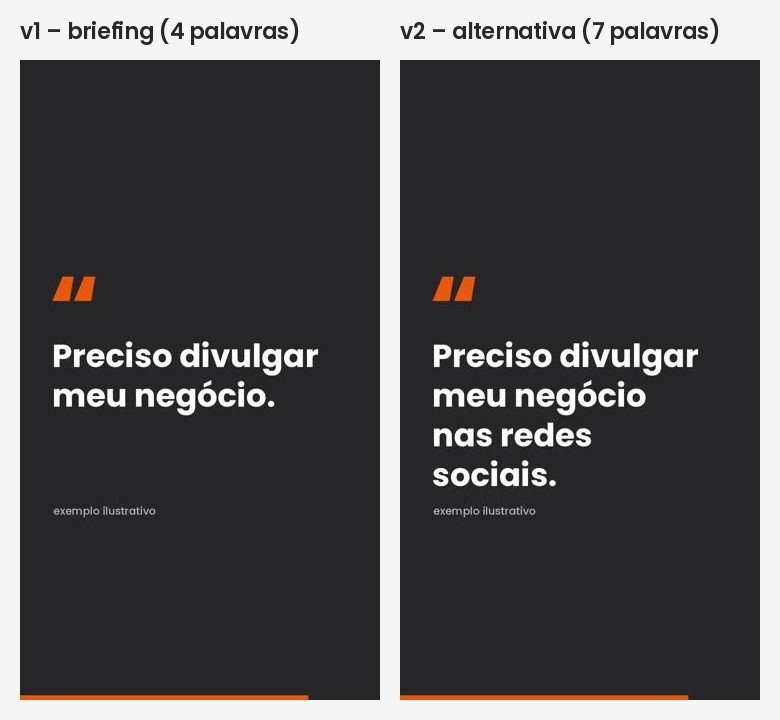
#> input picture reels/docme-sete-palavras/previa_v1_vs_v2.jpg, 780 x 720 px, given in place of logo_v4.png, which was not available
$ python render.py previa_v1_vs_v2.jpg out.png
#> lines starting #> are read from the running program, lines starting #| are printed output that depends on the picture
#!/usr/bin/env python3
"""DocMe Reel — 'Um pedido de sete palavras virou esse vídeo.'  1080x1920 @30fps, 22.0 s."""
import sys, os, glob, math, subprocess
from PIL import Image, ImageDraw, ImageFont, ImageFilter, ImageOps

S = "/tmp/claude-0/-home-user-MayconBarbon/14558cd3-e9d2-53c0-bc97-8331b175cad2/scratchpad"
W, H, FPS = 1080, 1920, 30
DUR = 22.0
ORANGE = (233, 87, 13)
DARK = (38, 38, 40)
DARK2 = (28, 28, 30)
LIGHT = (179, 179, 182)
WHITE = (255, 255, 255)

REQUEST = sys.argv[1] if len(sys.argv) > 1 else "Preciso divulgar meu negócio."
OUT = sys.argv[2] if len(sys.argv) > 2 else S + "/out/reel.mp4"
PREVIEW = os.environ.get("PREVIEW")  # comma list of times -> png stills only

F = lambda w, s: ImageFont.truetype(f"{S}/fonts/Poppins-{w}.ttf", s)
FB, FX, FS, FM = F("Bold", 80), F("ExtraBold", 84), F("SemiBold", 40), F("Medium", 32)

def ease(x):  # easeOutCubic, clamped
    x = max(0.0, min(1.0, x)); return 1 - (1 - x) ** 3

# ---------- assets ----------
def seq(name):
    return [p for p in sorted(glob.glob(f"{S}/work/seg/{name}/*.jpg"))]
SEQ = {n: seq(n) for n in ["hook1", "hook2", "strat1", "strat3", "cap1", "cap2", "cap3", "cap4", "cap5"] + [f"v{i}" for i in range(1, 7)]}
_cache = {}
# [6 lines left out: function frame, not called in this run]

logo = Image.open(f"{S}/src/logo_v4.png").convert("RGBA"); logo = logo.crop(logo.getbbox())
def logo_w(w):
#> called with w = 300
    return logo.resize((w, round(logo.height * w / logo.width)), Image.LANCZOS)
LOGO_S, LOGO_L = logo_w(300), logo_w(560)

# planning pages: blurred so client-specific body text is not legible (headings remain readable)
# only generic, non-client regions stay sharp (orig 130-dpi page coords); everything else heavily blurred
def page(i, width, sharp):
#> called with i = 1, width = 1400
    im = Image.open(f"{S}/work/pg-0{i}.png").convert("RGB"); k = width / im.width
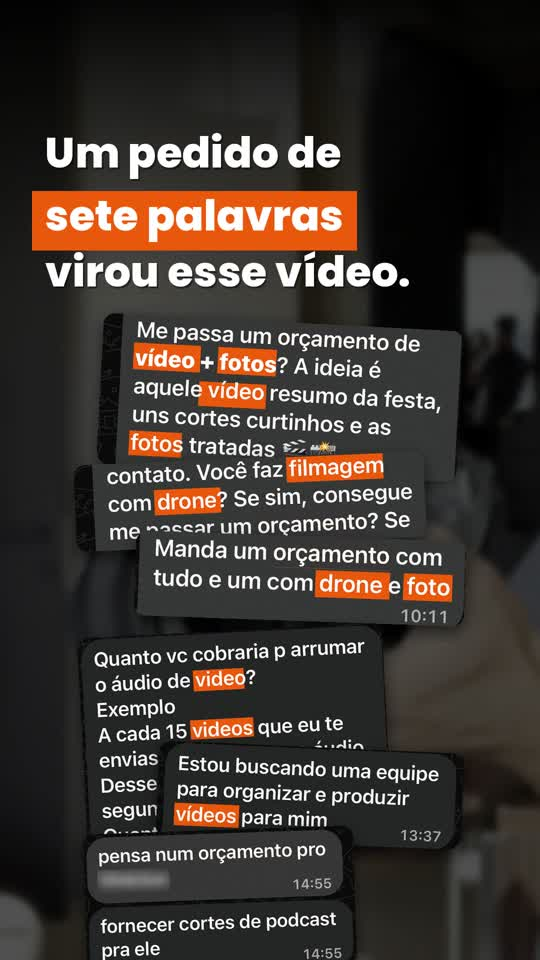
#> input picture reels/docme-sete-palavras/previa_abertura.jpg, 540 x 960 px, given in place of pg-01.png, which was not available
#> in page, im is the input picture: PIL image 540x960 RGB; mean R, G, B 62.4, 54.8, 49.4
#> after `k = width / im.width`: k = 2.59
    im = im.resize((width, round(im.height * k)), Image.LANCZOS)
#> im: PIL image 1400x2489 RGB
    out = im.filter(ImageFilter.GaussianBlur(9))
    for (x0, y0, x1, y1) in sharp:
        b = tuple(round(v * k) for v in (x0, y0, x1, y1)); out.paste(im.crop(b), b[:2])
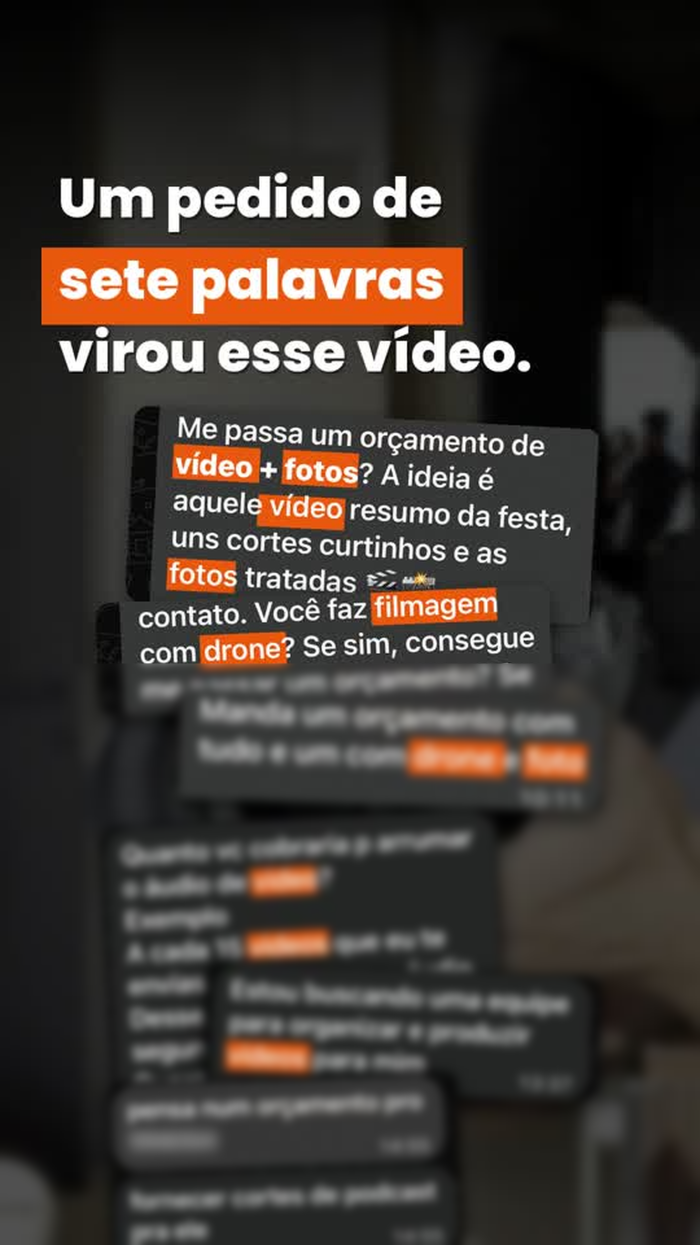
#> out: PIL image 1400x2489 RGB (shown at 1/2 size); mean R, G, B 62.3, 54.7, 49.3
    return out.point(lambda v: int(v * 0.86))
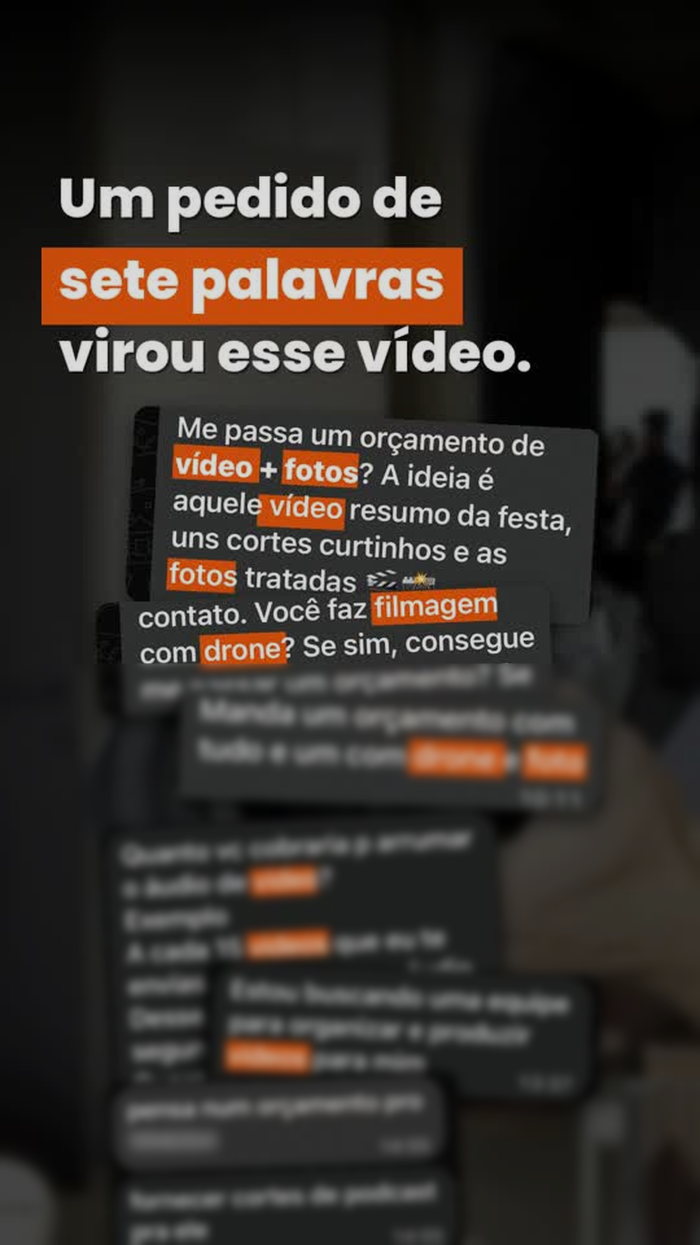
#> returned value: PIL image 1400x2489 RGB (shown at 1/2 size); mean R, G, B 53, 46.6, 41.9
PG1 = page(1, 1400, [(0, 125, 1075, 512)])
PG2 = page(2, 1900, [(60, 112, 1075, 168), (60, 405, 1000, 650)])
#> call 2 of page, with i = 2, width = 1900
#> in page (call 2), `im = im.resize((width, round(im.height * k)), Image.LANCZOS)`:
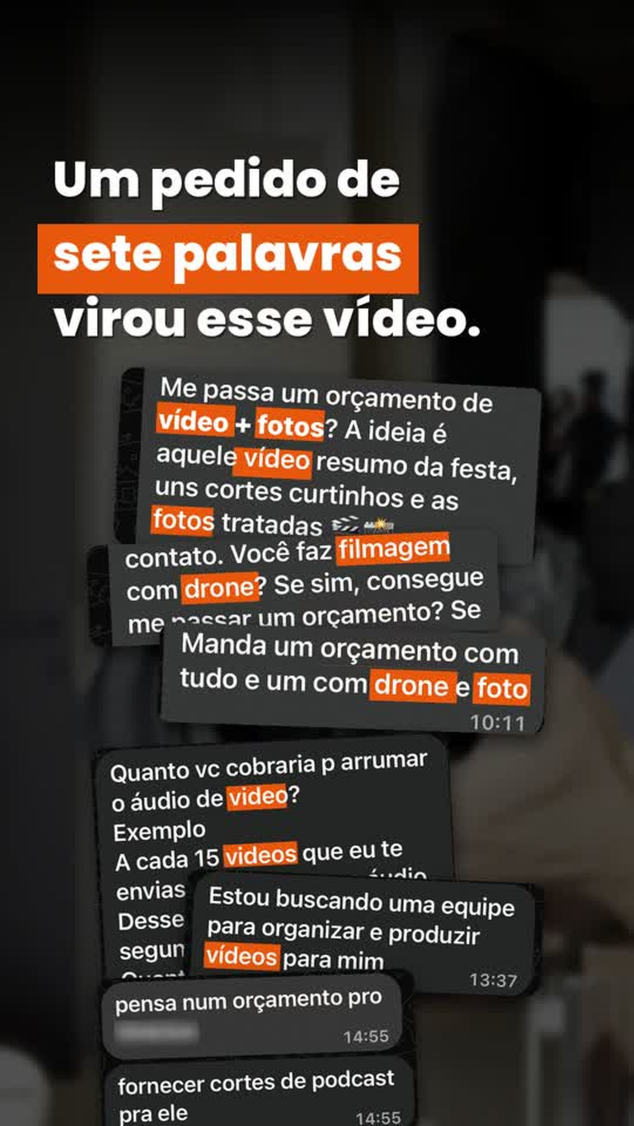
#> im: PIL image 1900x3378 RGB (shown at 1/3 size); mean R, G, B 62.2, 54.7, 49.3
#> after the loop in page (call 2), `for (x0, y0, x1, y1) in sharp:`:
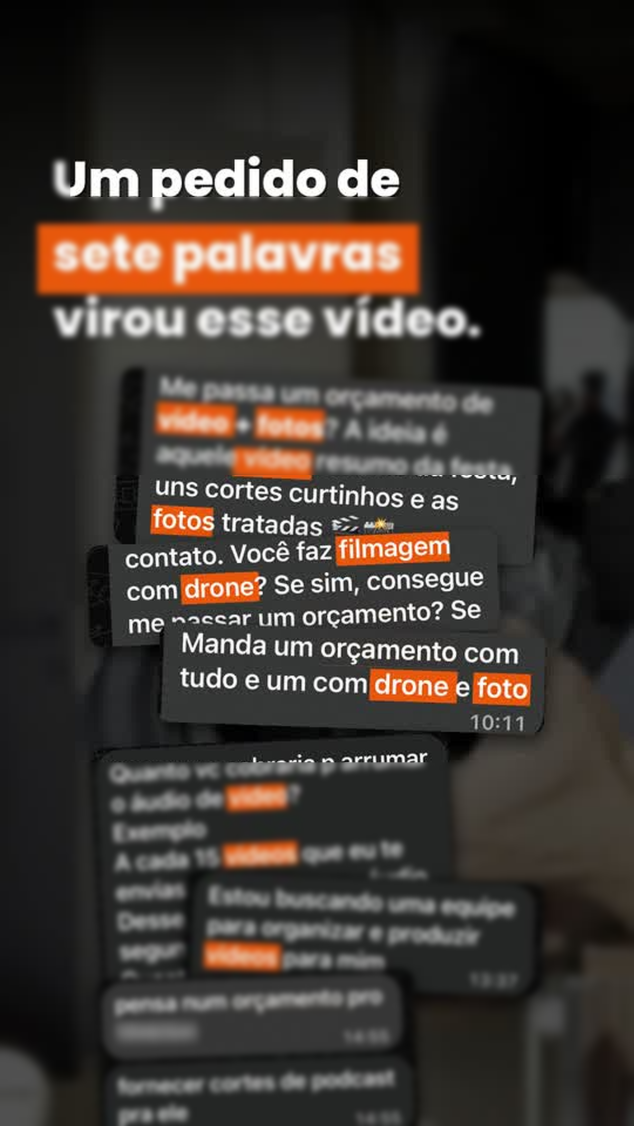
#> out: PIL image 1900x3378 RGB (shown at 1/3 size); mean R, G, B 62.3, 54.7, 49.3
#> in page (call 2), `return out.point(lambda v: int(v * 0.86))`:
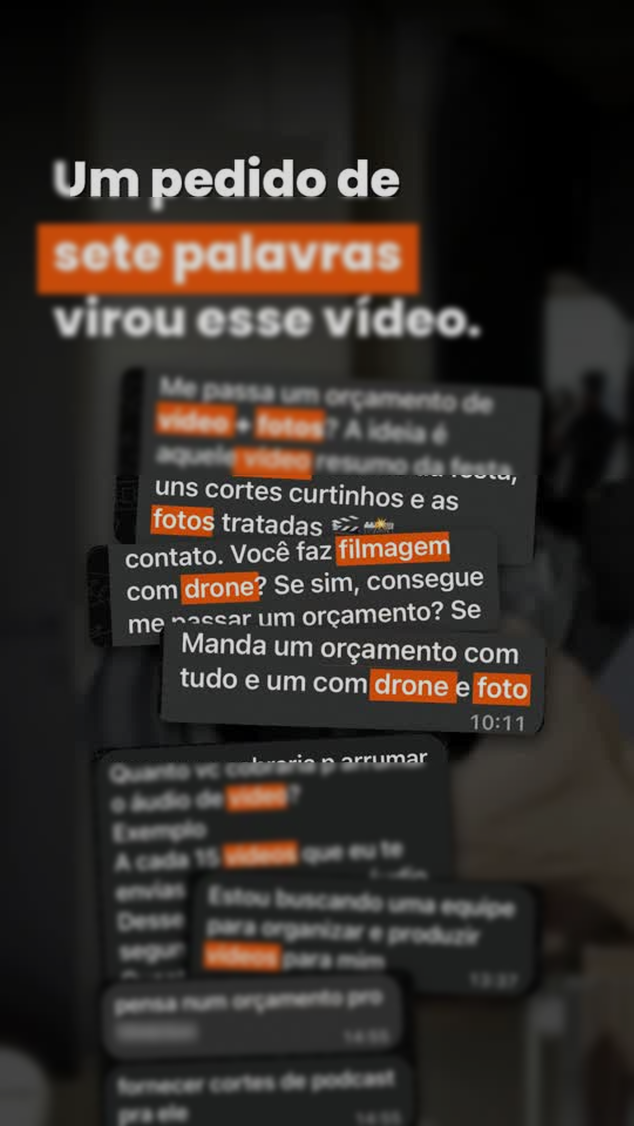
#> returned value: PIL image 1900x3378 RGB (shown at 1/3 size); mean R, G, B 53, 46.6, 41.9


# ---------- drawing helpers ----------
# [39 lines left out: functions grad, label, kenburns, vid, not called in this run]

# ---------- scenes ----------
import pickle
#> (the run stopped early here; a loop or call above may not have finished)
